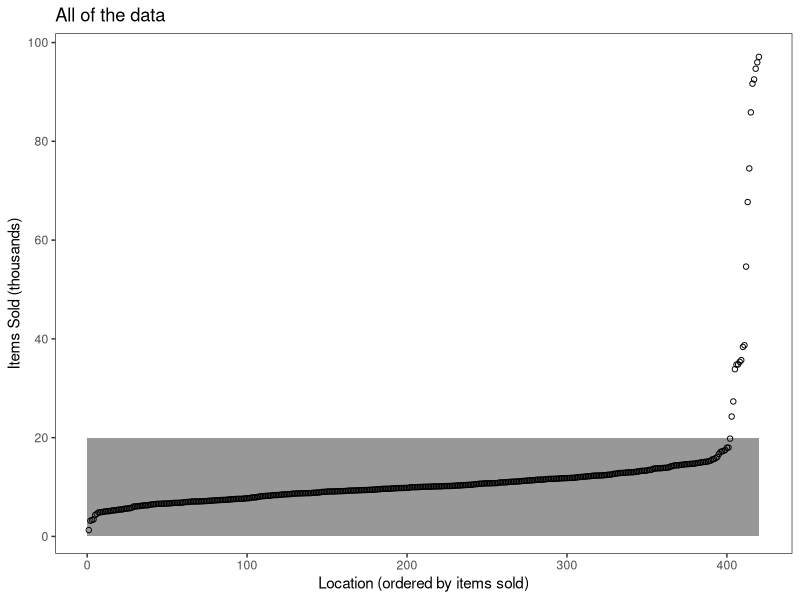
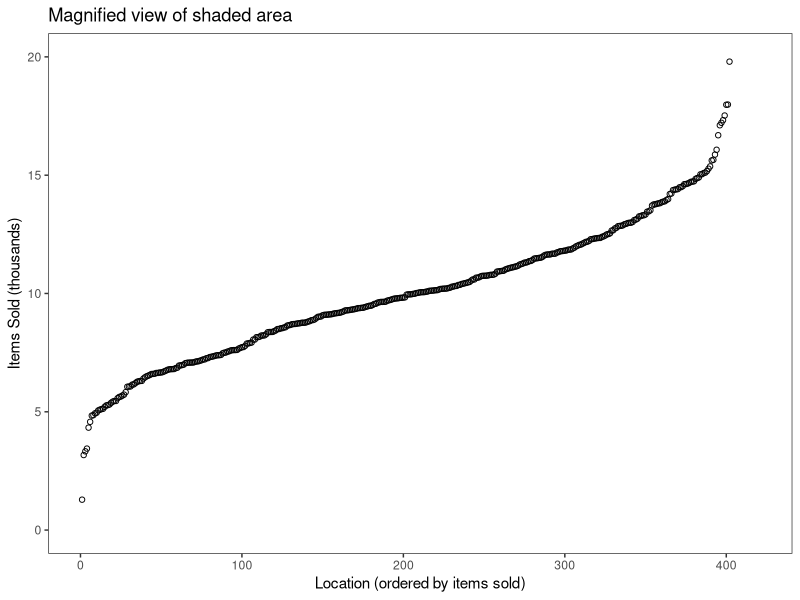

The R source for these figures, in order: (Note: this script raises an error after producing the figures.)
library(ggplot2)
library(gridExtra)

this_base <- "fig07-14_sales-data-avoiding-a-scale-break"

set.seed(0)

x <- c(rnorm(400, 10, 3), runif(20, min = 0, max = 100))

my_data <- data.frame(value = sample(x, 420), location = c(1:420))

p1 <- ggplot(my_data, aes(x = location, y = sort(value))) +
  geom_rect(xmin = 0, xmax = 420, ymin = 0, ymax = 20, 
            fill = "grey60", alpha = 0.1) +
  geom_point(shape = 1) +
  scale_y_continuous(breaks = seq(0, 100, 20)) +
  labs(x = "Location (ordered by items sold)", 
       y = "Items Sold (thousands)") +
  ggtitle("All of the data") +
  theme_bw() + 
  theme(panel.grid.major = element_blank(),
        panel.grid.minor = element_blank())

p1

p2 <- ggplot(my_data, aes(x = location, y = sort(value))) +
  geom_point(shape = 1) +
  scale_y_continuous(breaks = seq(0, 20, 5)) +
  coord_cartesian(ylim = c(0, 20)) +
  labs(x = "Location (ordered by items sold)", 
       y = "Items Sold (thousands)") +
  ggtitle("Magnified view of shaded area") +
  theme_bw() + 
  theme(panel.grid.major = element_blank(),
        panel.grid.minor = element_blank())

p2

p3 <- arrangeGrob(p1, p2, 
            main = textGrob("Fig 7.14 Sales Data: Avoiding a Scale Break", 
                            gp = gpar(fontface = "bold")))

p3

ggsave(paste0(this_base, ".png"), p3, width = 5, height = 7)

## note: data is simulated 
